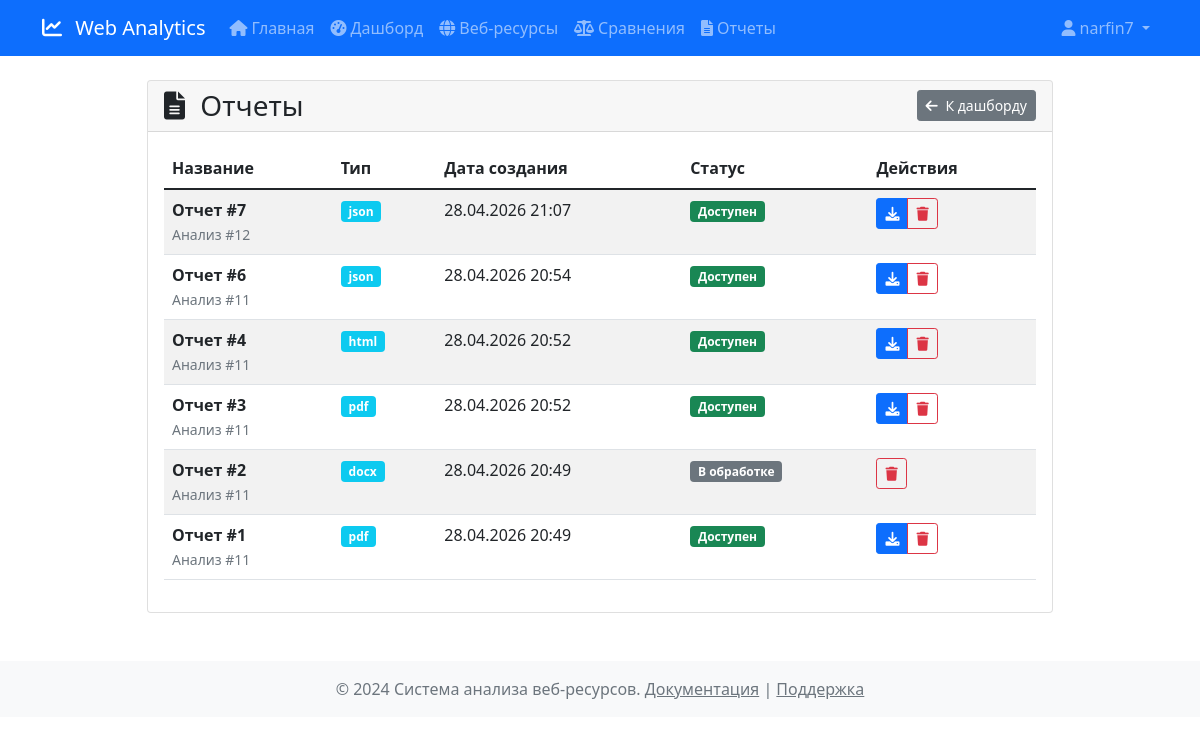
/reports/list (signed in), run on the app's committed database.
### models.py (models this page shows, shortened)
class User(UserMixin, db.Model):
    __tablename__ = 'users'
    id = db.Column(db.Integer, primary_key=True)
    username = db.Column(db.String(80), unique=True, nullable=False)
    email = db.Column(db.String(120), unique=True, nullable=False)
    password_hash = db.Column(db.String(255), nullable=False)
    role = db.Column(db.Enum('admin', 'analyst', 'viewer', name='user_role'), default='viewer')
    created_at = db.Column(db.TIMESTAMP, default=datetime.utcnow)
    updated_at = db.Column(db.TIMESTAMP, default=datetime.utcnow, onupdate=datetime.utcnow)
    is_active = db.Column(db.Boolean, default=True)
    websites = db.relationship('Website', backref='creator', lazy=True)
    analyses = db.relationship('Analysis', backref='user', lazy=True)
    comparisons = db.relationship('Comparison', backref='user', lazy=True)
    api_keys = db.relationship('ApiKey', backref='user', lazy=True)
    def is_admin(self):
        return self.role == 'admin'

class Report(db.Model):
    __tablename__ = 'reports'
    id = db.Column(db.Integer, primary_key=True)
    analysis_id = db.Column(db.Integer, db.ForeignKey('analyses.id'), nullable=False)
    report_type = db.Column(db.Enum('html', 'pdf', 'docx', 'xlsx', 'json', name='report_type'), nullable=False)
    file_path = db.Column(db.String(500))
    generated_at = db.Column(db.TIMESTAMP, default=datetime.utcnow)

### routes/reports.py (the view)
@reports_bp.route('/list')
@login_required
def list_reports():
    try:
        page = request.args.get('page', 1, type=int)
        per_page = 20
        query = Report.query.join(Analysis).join(Website)
        if not current_user.is_admin():
            query = query.filter(Analysis.user_id == current_user.id)
        report_type = request.args.get('type')
        if report_type:
            query = query.filter(Report.report_type == report_type)
        reports = query.order_by(Report.generated_at.desc()).paginate(
            page=page, per_page=per_page, error_out=False
        )
        return render_template('reports/list.html', reports=reports, current_type=report_type)
    except Exception as e:
        flash(f'Ошибка: {str(e)}', 'error')
        return redirect(url_for('main.dashboard'))

### templates/reports/list.html (shortened to what this page needs)
{% extends "base.html" %}
{% block content %}
<div class="container mt-4">
    <div class="row">
        <div class="col-lg-10 mx-auto">
            <div class="card">
                <div class="card-header d-flex justify-content-between align-items-center">
                    <h3 class="mb-0">
                        <i class="fas fa-file-alt me-2"></i>
                        Отчеты
                    </h3>
                    <a href="{{ url_for('main.dashboard') }}" class="btn btn-secondary btn-sm">
                        <i class="fas fa-arrow-left me-1"></i>
                        К дашборду
                    </a>
                </div>
                <div class="card-body">
                    {% if reports %}
                    <div class="table-responsive">
                        <table class="table table-striped">
                            <thead>
                                <tr>
                                    <th>Название</th>
                                    <th>Тип</th>
                                    <th>Дата создания</th>
                                    <th>Статус</th>
                                    <th>Действия</th>
                                </tr>
                            </thead>
                            <tbody>
                                {% for report in reports %}
                                <tr>
                                    <td>
                                        <strong>Отчет #{{ report.id }}</strong>
                                        <br><small class="text-muted">Анализ #{{ report.analysis_id }}</small>
                                    </td>
                                    <td>
                                        <span class="badge bg-info">{{ report.report_type }}</span>
                                    </td>
                                    <td>{{ report.generated_at.strftime('%d.%m.%Y %H:%M') }}</td>
                                    <td>
                                        {% if report.file_path %}
                                        <span class="badge bg-success">Доступен</span>
                                        {% else %}
                                        <span class="badge bg-secondary">В обработке</span>
                                        {% endif %}
                                    </td>
                                    <td>
                                        <div class="btn-group btn-group-sm" role="group">
                                            {% if report.file_path %}
                                            <a href="{{ url_for('reports.download_report', report_id=report.id) }}"
                                               class="btn btn-primary" title="Скачать">
                                                <i class="fas fa-download"></i>
                                            </a>
                                            {% endif %}
                                            <button type="button" class="btn btn-outline-danger"
                                                    onclick="confirmDelete('{{ report.id }}')" title="Удалить">
                                                <i class="fas fa-trash"></i>
                                            </button>
                                        </div>
                                    </td>
                                </tr>
                                {% endfor %}
                            </tbody>
                        </table>
                    </div>
                    {% endif %}
                </div>
            </div>
        </div>
    </div>
</div>
{% endblock %}

### templates/base.html (shortened to what this page needs)
<!DOCTYPE html>
<html lang="ru">
<head>
    <link href="https://cdn.jsdelivr.net/npm/bootstrap@5.1.3/dist/css/bootstrap.min.css" rel="stylesheet">
    <link href="https://cdnjs.cloudflare.com/ajax/libs/font-awesome/6.0.0/css/all.min.css" rel="stylesheet">
</head>
<body>
    <nav class="navbar navbar-expand-lg navbar-dark bg-primary">
        <div class="container">
            <a class="navbar-brand" href="{{ url_for('main.index') }}">
                <i class="fas fa-chart-line me-2"></i>
                Web Analytics
            </a>
            <div class="collapse navbar-collapse" id="navbarNav">
                <ul class="navbar-nav me-auto">
                    <li class="nav-item">
                        <a class="nav-link" href="{{ url_for('main.index') }}">
                            <i class="fas fa-home me-1"></i>Главная
                        </a>
                    </li>
                    {% if current_user.is_authenticated %}
                    <li class="nav-item">
                        <a class="nav-link" href="{{ url_for('main.dashboard') }}">
                            <i class="fas fa-tachometer-alt me-1"></i>Дашборд
                        </a>
                    </li>
                    <li class="nav-item">
                        <a class="nav-link" href="{{ url_for('main.websites') }}">
                            <i class="fas fa-globe me-1"></i>Веб-ресурсы
                        </a>
                    </li>
                    <li class="nav-item">
                        <a class="nav-link" href="{{ url_for('analysis.compare_websites') }}">
                            <i class="fas fa-balance-scale me-1"></i>Сравнения
                        </a>
                    </li>
                    <li class="nav-item">
                        <a class="nav-link" href="{{ url_for('reports.list_reports') }}">
                            <i class="fas fa-file-alt me-1"></i>Отчеты
                        </a>
                    </li>
                    {% endif %}
                </ul>
                <ul class="navbar-nav">
                    {% if current_user.is_authenticated %}
                    <li class="nav-item dropdown">
                        <a class="nav-link dropdown-toggle" href="#" id="navbarDropdown" role="button" data-bs-toggle="dropdown">
                            <i class="fas fa-user me-1"></i>{{ current_user.username }}
                        </a>
                    </li>
                    {% endif %}
                </ul>
            </div>
        </div>
    </nav>
    <main class="container my-4">
        {% block content %}{% endblock %}
    </main>
    <footer class="bg-light text-center py-3 mt-5">
        <div class="container">
            <p class="text-muted mb-0">
                © 2024 Система анализа веб-ресурсов.
                <a href="#" class="text-muted">Документация</a> |
                <a href="#" class="text-muted">Поддержка</a>
            </p>
        </div>
    </footer>
</body>
</html>

### data on the page
User: username "narfin7"
Report: id "7", analysis_id "12", report_type "json", generated_at "28.04.2026 21:07", shows "Доступен"
Report: id "6", analysis_id "11", report_type "json", generated_at "28.04.2026 20:54", shows "Доступен"
Report: id "4", analysis_id "11", report_type "html", generated_at "28.04.2026 20:52", shows "Доступен"
Report: id "3", analysis_id "11", report_type "pdf", generated_at "28.04.2026 20:52", shows "Доступен"
Report: id "2", analysis_id "11", report_type "docx", generated_at "28.04.2026 20:49", shows "В обработке"
Report: id "1", analysis_id "11", report_type "pdf", generated_at "28.04.2026 20:49", shows "Доступен"
